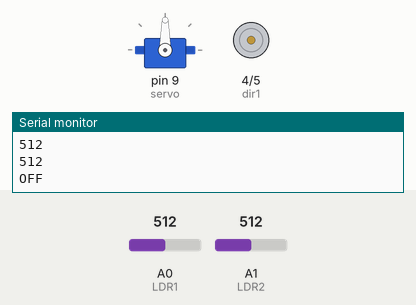
The sketch below on a simulated Arduino Uno, built with avr-gcc and run on an emulated ATmega328P. Shown: servo, motor-driver pin pairs drawn as motors (green arrow = first pin HIGH = forward, orange = second pin HIGH = backward, longer = more drive, scaled by the enable pin), the last lines printed to the serial monitor. The test bench sets the inputs (shaded band); at power-on: A0 (LDR1) = 512, A1 (LDR2) = 512.

Above: at 4.8 s.
4.9 s: A0 (LDR1) set to 489
At 5.73 s:
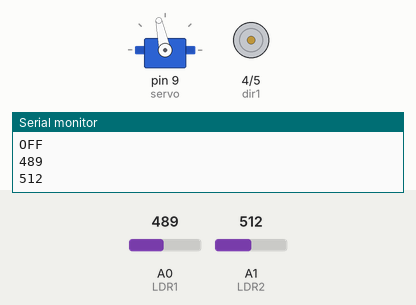
7.9 s: A1 (LDR2) set to 484
At 7.9 s:
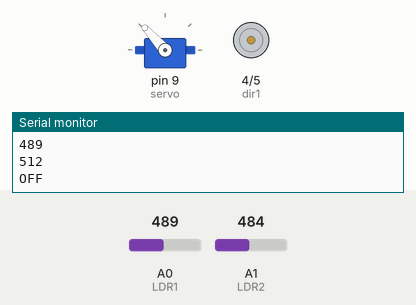
9.4 s: A1 (LDR2) set to 80
At 10.0 s:
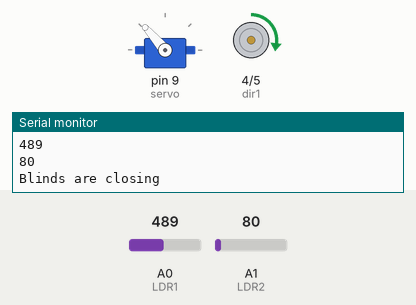
12.4 s: A0 (LDR1) set to 100
15.4 s: A0 (LDR1) set to 83
At 15.4 s:
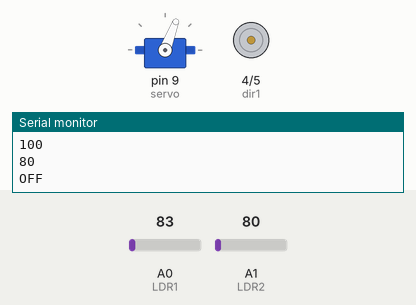
16.9 s: A1 (LDR2) set to 0
At 20.6 s:
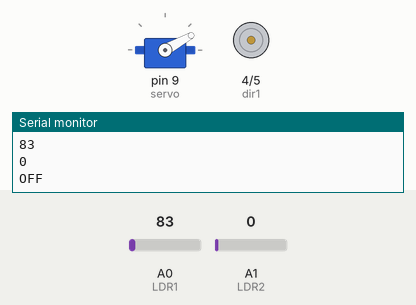
Timing chart, 0 to 20.9 s (numbered marks = the images above; inputs shaded):
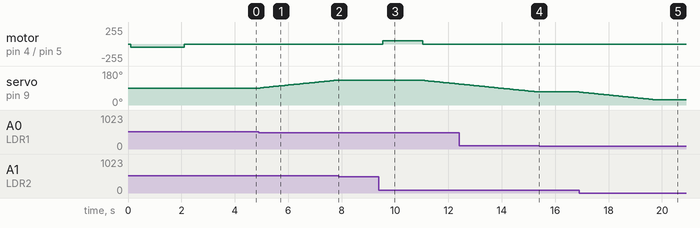

The sketch:

SolarTracker.ino
```cpp
//Include the servo motor library
 #include <Servo.h>
 //Define the LDR sensor pins
 //ldrback-----Vcc-Green GND-Yellow D0-Orange
 //ldrfrnt-----Vcc-Grey GND-Purple D0-Blue
 #define LDR1 A0
 #define LDR2 A1
 //Define the error value. You can change it as you like
 #define error 10
 int speedpin = 3;
 int dir1=4;
 int dir2=5;
 int max,min;
 int mode; //blinds open
//Starting point of the servo motor
 int Spoint =  90;
 //Create an object for the servo motor
 Servo servo;
 void setup() {
  servo.attach(9);//Include servo motor PWM pin
  servo.write(Spoint);//initial 90 value
  delay(100);
  Serial.begin(9600);
  pinMode(speedpin, OUTPUT);
  pinMode(dir1, OUTPUT);
  pinMode(dir2,OUTPUT);
  analogWrite(speedpin,50);
  digitalWrite(dir1,LOW);//blind open
  digitalWrite(dir2,LOW);//blind open
  Serial.println("open");
  digitalWrite(dir1,LOW);
  digitalWrite(dir2,HIGH);
  delay(2000);
  Serial.println("OF");
  digitalWrite(dir1,LOW);
  digitalWrite(dir2,LOW);
  delay(1500);
  mode=1;//windows open
  max=1020;
  min=90;
 }
 void loop() {
  int ldr1 = analogRead(LDR1);//Get the LDR sensor value
  int ldr2 = analogRead(LDR2);//Get the LDR sensor value
  int value = abs(ldr1 - ldr2);//Get the difference of these values
  if (value > error) {
    if (ldr1 > ldr2) {
      Spoint = --Spoint;
    }
    if (ldr1 < ldr2) {
      Spoint = ++Spoint;
    }
  }
  servo.write(Spoint);//Write value to motor
  Spoint=constrain(Spoint,30,150);
  delay(70);
  Serial.println(ldr1);
  Serial.println(ldr2);
  if(ldr1>max && ldr2>max && mode==0)
  {
     Serial.println("Blinds are opening");
     digitalWrite(dir1,LOW);
     digitalWrite(dir2,HIGH);
     mode=1;
     delay(1500);
     digitalWrite(dir1,LOW);
     digitalWrite(dir2,LOW);
  }
  else if((ldr1< min || ldr2< min) && mode==1)
  {
    Serial.println("Blinds are closing");
    digitalWrite(dir1,HIGH);
    digitalWrite(dir2,LOW);
    mode=0;
    delay(1500);
    digitalWrite(dir1,LOW);
     digitalWrite(dir2,LOW);
  }
  else
  {
     Serial.println("OFF");
     digitalWrite(dir1,LOW);
     digitalWrite(dir2,LOW);
  }
}
```

Measured:
- the behaviour switches between 502 and 501 on A0 (LDR1) (found by bisection; images 0 and 1)
- the behaviour switches between 500 and 499 on A1 (LDR2) (found by bisection; images 1 and 2)
- the behaviour switches between 91 and 90 on A0 (LDR1) (found by bisection; images 3 and 4)
- after the input at 4.9 s, servo on pin 9 (servo): moves from 90° to 132° over 2.9 s, starting at once
- after the input at 7.9 s, servo on pin 9 (servo): stays 132° (without the input it goes to 133° after 0.01 s)
- after the input at 9.4 s, motor on pin 4 (dir1) / pin 5 (dir2): stopped → forward 50/255 after 0.14 s, → stopped 1.5 s later; servo on pin 9 (servo): moves from 132° to 111° over 2.9 s, starting after 0.07 s
- after the input at 15.4 s, servo on pin 9 (servo): stays 69° (without the input it goes to 68° after 0.02 s)
- after the input at 16.9 s, servo on pin 9 (servo): moves from 69° to 29° over 2.8 s, starting at once
